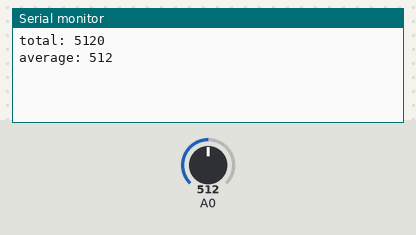
A sketch run on a simulated Arduino Uno, built with avr-gcc and run on an emulated ATmega328P. Shown: the last lines printed to the serial monitor. Inputs (shaded band) come from the test bench; at power-on: A0 = 512.

Above: at 1.2 s.
1.3 s: A0 set to 716
At 2.6 s:
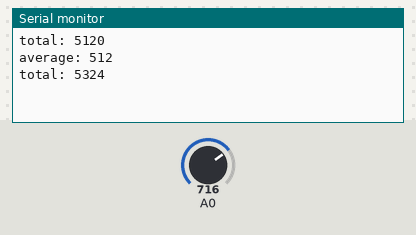
2.8 s: A0 set to 900
At 3.4 s:
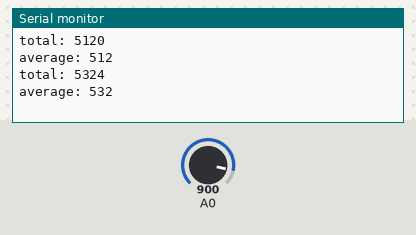

The sketch:

firesensor.ino
```cpp
int arr[10]; //측정값 저장 배열변수
int index = 0; //reading[readIndex]로 측정된 값이 저장될 위치
int total = 0;  //측정한 값들의 전체합
int avg = 0; //측정한 값들의 평균값

void setup() {

  Serial.begin(9600);
  for (int i = 0; i < 10; i++) {
    arr[i] = analogRead(A0);
        total = total + arr[i];
  }
}

void loop() {
  total = total - arr[index];
  arr[index] = analogRead(A0);
  total = total + arr[index];
  index = index + 1;
  if(index >= 10)
  index = 0;

  avg = total / 10;

  Serial.print("total: ");
  Serial.println(total);
  delay(1000);
  Serial.print("average: ");
  Serial.println(avg);
  delay(1000);
}
```

Measured:
- after the input at 1.3 s, the serial monitor: prints a new line after 0.70 s (image 1)
